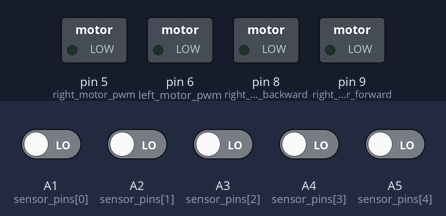
This sketch was run on a simulated Arduino Uno, built with avr-gcc and run on an emulated ATmega328P. Parts: switched loads named in the sketch (green lamp = pin HIGH). The test bench sets the inputs (shaded band); at power-on: A1 (sensor_pins[0]), A2 (sensor_pins[1]), A3 (sensor_pins[2]), A4 (sensor_pins[3]), A5 (sensor_pins[4]) LOW.

Above: at 2.8 s.
2.9 s: A1 (sensor_pins[0]) driven HIGH
At 4.2 s:
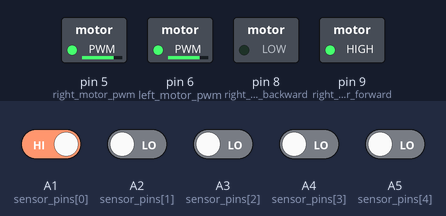
4.5 s: A1 (sensor_pins[0]) driven LOW
At 5.6 s:
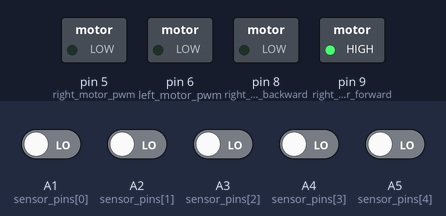
6.3 s: A2 (sensor_pins[1]) driven HIGH
At 7.2 s:
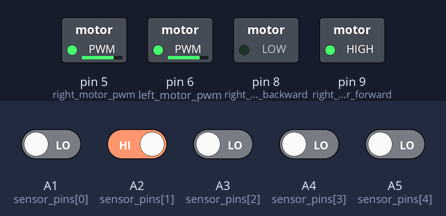
8.3 s: A2 (sensor_pins[1]) driven LOW
At 9.8 s:
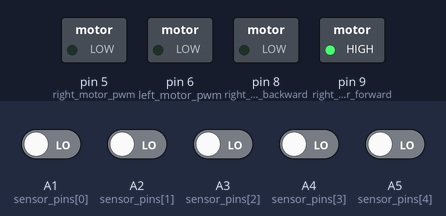
Timing chart, 0 to 11.1 s (numbered marks = the images above; inputs shaded):
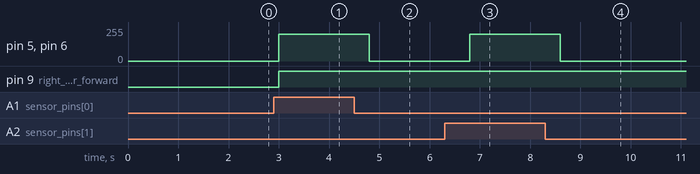

Measured:
- after the input at 2.9 s, pin 5 (right_motor_pwm), pin 6 (left_motor_pwm): 0/255 → 200/255 after 0.10 s; pin 9 (right_motor_forward): LOW → HIGH after 0.10 s
- after the input at 4.5 s, pin 5 (right_motor_pwm), pin 6 (left_motor_pwm): 200/255 → 0/255 after 0.30 s
- after the input at 6.3 s, pin 5 (right_motor_pwm), pin 6 (left_motor_pwm): 0/255 → 200/255 after 0.50 s
- after the input at 8.3 s, pin 5 (right_motor_pwm), pin 6 (left_motor_pwm): 200/255 → 0/255 after 0.30 s

The sketch:

doline_pid.ino
```cpp
#define right_motor_pwm 5
#define left_motor_pwm 6
#define right_motor_forward 9
#define right_motor_backward 8
#define left_motor_forward 11
#define left_motor_backward 10

#define set_point 2000
#define max_speed 200 //set Max Speed Value
#define Kp 0 //set Kp Value
#define Ki 0 //set Ki Value
#define Kd 0 //set Kd Value

int proportional=0;
int integral=0;
int derivative=0;
int last_proportional=0;
int right_speed=0;
int left_speed=0;
int sensors_sum=0;
int sensors_average=0;
int sensors[5]={0,0,0,0,0};
const int sensor_pins[5] = {A1, A2, A3, A4, A5};
int Position=0;
int error_value=0;
void setup()
{
  pinMode(right_motor_forward,OUTPUT);
  pinMode(right_motor_backward,OUTPUT);
}
void Stop()
{
  analogWrite(left_motor_pwm,0);
  analogWrite(right_motor_pwm,0);
  delay(500);
}
void pid_calc()
{
  proportional=Position-set_point;
  integral = integral + proportional;
  derivative = proportional - last_proportional;
  last_proportional = proportional;
  error_value = int(proportional * Kp + integral * Ki + derivative * Kd);
}
void calc_turn()
{
                                              //Restricting the error value between +256.
if (error_value< -256)
  {
error_value = -256;
  }
if (error_value> 256)
  {
error_value = 256;
  }
                                              // If error_value is less than zero calculate right turn speed values
if (error_value< 0)
  {
right_speed = max_speed + error_value;
left_speed = max_speed;
  }
  else
  {
right_speed = max_speed;
left_speed = max_speed - error_value;
  }
}
void motor_drive (int right_speed,int left_speed)
{
  if (right_speed>255)
      right_speed=255;
  if (right_speed<0)
      right_speed=0;
  if (left_speed>255)
      left_speed=255;
  if (left_speed<0)
      left_speed=0;

  digitalWrite(left_motor_forward,1);
  digitalWrite(right_motor_forward,1);
  digitalWrite(left_motor_backward,0);
  digitalWrite(right_motor_backward,0);
  analogWrite(left_motor_pwm,left_speed);
  analogWrite(right_motor_pwm,right_speed);
  delay(100);
}
void forward()
{
  Serial.println("the bot will move forward");
  digitalWrite(left_motor_forward,1);
  digitalWrite(right_motor_forward,1);
  digitalWrite(left_motor_backward,0);
  digitalWrite(right_motor_backward,0);
  analogWrite(left_motor_pwm,150);
  analogWrite(right_motor_pwm,150);
  delay(1000);
  Stop();

}

void loop()
{
int  sensors_average = 0;
  sensors_sum = 0;

  for (int i = 0; i <5; i++)
   {
    sensors[i] = digitalRead(sensor_pins[i]);
    sensors_average += sensors[i] * i * 1000   ;
    sensors_sum += sensors[i];
    }
  if(sensors_sum==0)
  {
    Stop();
  }
  if (sensors_sum >= 3500)
  {
   forward();
  }

  if(sensors_sum < 3500 && sensors_sum > 0)
      {
        Position = int(sensors_average / sensors_sum);
        pid_calc();
        calc_turn();
        motor_drive(right_speed,left_speed);
      }


 delay(500);
}
```
